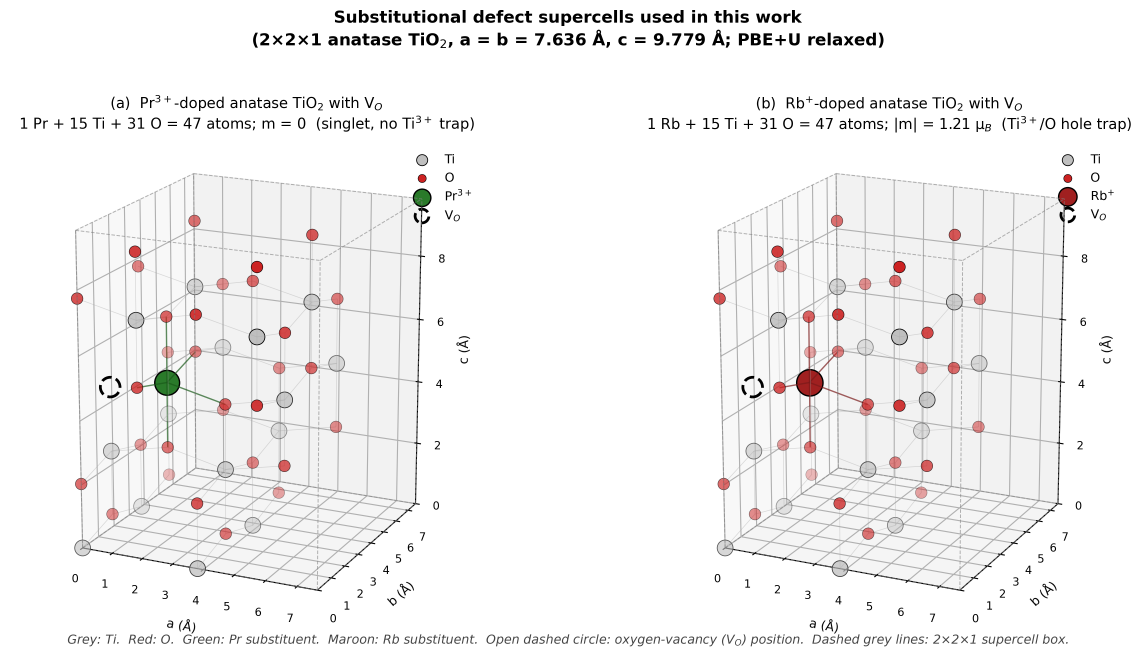
#> input picture DFT_paper_revision/figures/Fig1_structures_relabel_required.png, 3423 x 1971 px (shown at 1/3 size)
$ python patch_labels.py
#> lines starting #> are read from the running program, lines starting #| are printed output that depends on the picture
"""Interim raster patch of stale labels on figures that must be regenerated by the authors from raw data.
Covers the offending text with white and redraws caption-consistent labels. Documented in the figure captions."""
from PIL import Image, ImageDraw, ImageFont
import matplotlib, os
FONT=os.path.join(os.path.dirname(matplotlib.__file__),'mpl-data/fonts/ttf/DejaVuSans.ttf')
def font(sz): return ImageFont.truetype(FONT, sz)
def cover(d, box): d.rectangle(box, fill='white')
def ctext(d, cx, y, s, sz, fill='black'):
    f=font(sz); w=d.textlength(s, font=f); d.text((cx-w/2, y), s, font=f, fill=fill)

# ---- Figure 1: structures (3423 x 1971) ----
im=Image.open('Fig1_structures_relabel_required.png').convert('RGB'); W,H=im.size; d=ImageDraw.Draw(im)
#> after `W, H = im.size`: W = 3423; H = 1971
sx, sy = W/2000, H/1152
#> sx = 1.71; sy = 1.71
cover(d, (0, 150*sy, W, 240*sy))
ctext(d, 430*sx, 160*sy, "(a) Pr-substituted anatase TiO₂ with V_O", int(30*sx))
ctext(d, 430*sx, 200*sy, "PrTi₁₅O₃₁, 47 atoms; m = 0 (non-magnetic solution)", int(28*sx))
ctext(d, 1555*sx, 160*sy, "(b) Rb-substituted anatase TiO₂ with V_O", int(30*sx))
ctext(d, 1555*sx, 200*sy, "RbTi₁₅O₃₁, 47 atoms; m = −0.97 μB, m_abs = 1.21 μB", int(28*sx))
im.save('Fig1_structures_patched.png'); print('Fig1', W, H)
#> after `im.save('Fig1_structures_patched.png')`:
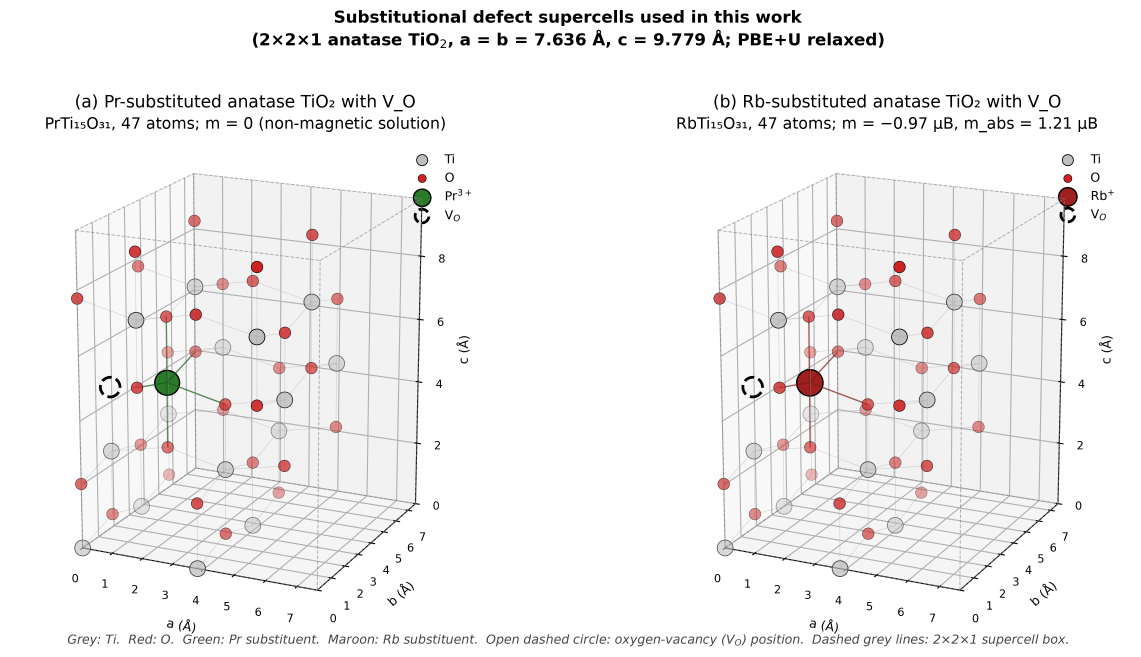
#> saved as Fig1_structures_patched.png: PIL image 3423x1971 RGB (shown at 1/3 size); mean R, G, B 242.8, 241.9, 241.8
#| Fig1 3423 1971

# ---- Figure 4: spin-resolved PDOS ----
im=Image.open('Fig4_PDOS_relabel_required.png').convert('RGB'); W,H=im.size; d=ImageDraw.Draw(im)
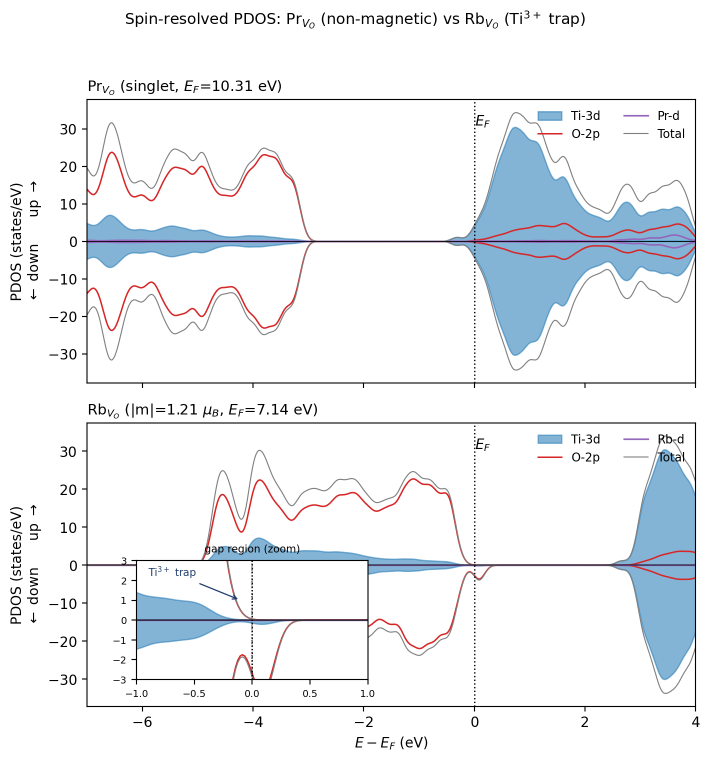
#> input picture DFT_paper_revision/figures/Fig4_PDOS_relabel_required.png, 1420 x 1522 px (shown at 1/2 size)
#> after `W, H = im.size`: W = 1420; H = 1522
sx, sy = W/1400, H/1548
#> sx = 1.01; sy = 0.983
cover(d, (0, 10*sy, W, 70*sy))
ctext(d, 700*sx, 22*sy, "Spin-resolved PDOS: Pr_VO (non-magnetic) vs Rb_VO (one unpaired spin)", int(28*sx))
cover(d, (150*sx, 150*sy, 700*sx, 195*sy))
d.text((175*sx, 158*sy), "Pr_VO (non-magnetic, E_F = 10.31 eV)", font=font(int(27*sx)), fill='black')
cover(d, (150, 782, 780, 852))
d.text((175, 798), "Rb_VO (m_abs = 1.21 μB, E_F = 7.14 eV)", font=font(int(27*sx)), fill='black')
cover(d, (278, 1118, 415, 1172))
d.text((288, 1130), "gap state", font=font(int(21*sx)), fill='#1f3a6e')
im.save('Fig4_PDOS_patched.png'); print('Fig4', W, H)
#> after `im.save('Fig4_PDOS_patched.png')`:
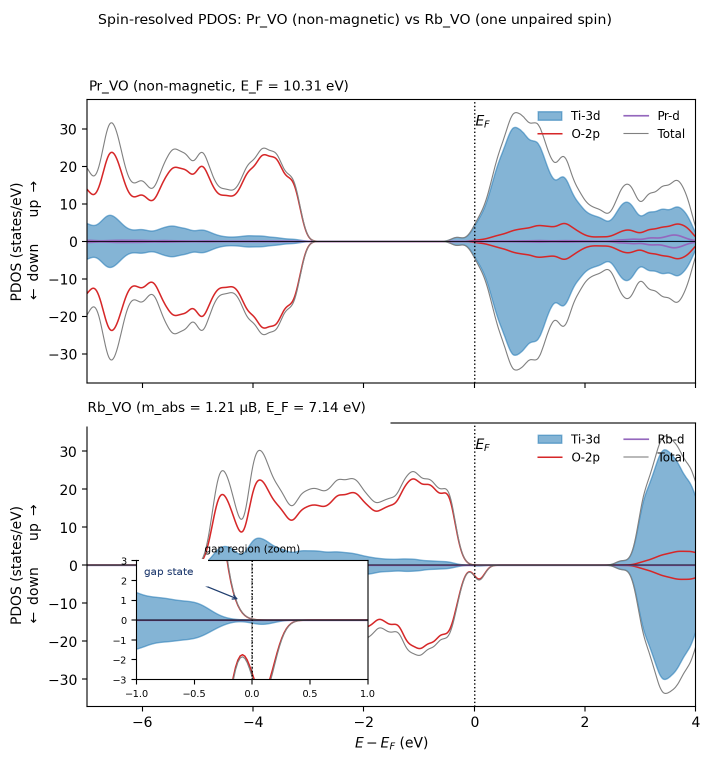
#> saved as Fig4_PDOS_patched.png: PIL image 1420x1522 RGB (shown at 1/2 size); mean R, G, B 238, 240.7, 243.6
#| Fig4 1420 1522

# ---- Figure S1: Pr_VO PDOS with dopant channels (2372 x 1448) ----
im=Image.open('FigS1_PrVO_PDOS_relabel_required.png').convert('RGB'); W,H=im.size; d=ImageDraw.Draw(im)
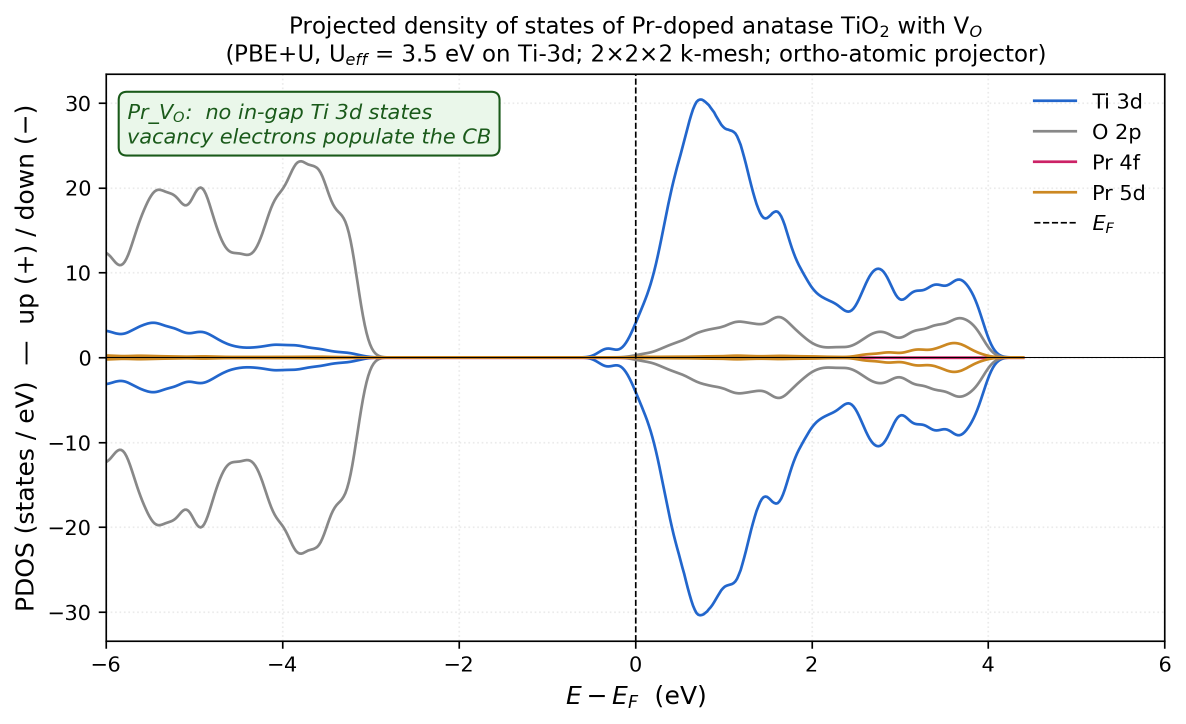
#> input picture DFT_paper_revision/figures/FigS1_PrVO_PDOS_relabel_required.png, 2372 x 1448 px (shown at 1/2 size)
#> after `W, H = im.size`: W = 2372; H = 1448
sx, sy = W/2000, H/1221
#> sx = 1.19; sy = 1.19
cover(d, (1725*sx, 252*sy, 1990*sx, 306*sy))      # 'Pr 4f' legend entry
cover(d, (198*sx, 148*sy, 845*sx, 265*sy))        # green interpretive box
im.save('FigS1_PrVO_PDOS_patched.png'); print('FigS1', W, H)
#> after `im.save('FigS1_PrVO_PDOS_patched.png')`:
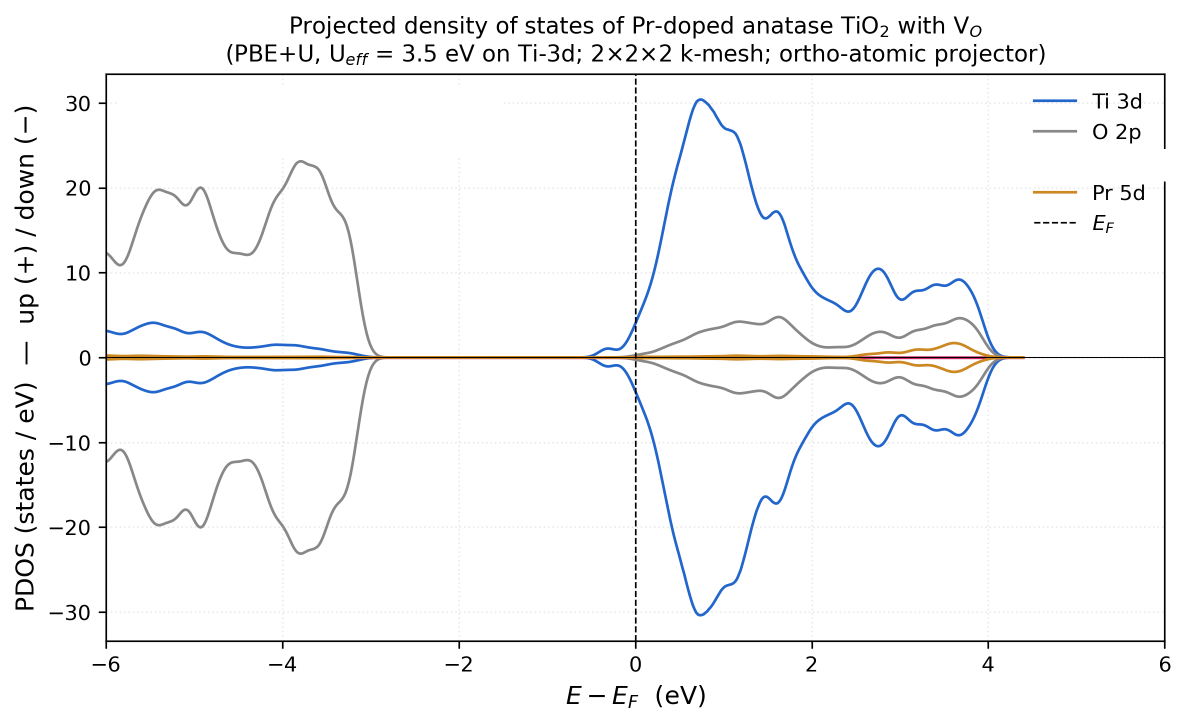
#> saved as FigS1_PrVO_PDOS_patched.png: PIL image 2372x1448 RGB (shown at 1/2 size); mean R, G, B 246.9, 247.1, 247.4
#| FigS1 2372 1448

# ---- Figure S2: total PDOS ----
im=Image.open('FigS2_total_PDOS.png').convert('RGB'); W,H=im.size; d=ImageDraw.Draw(im)
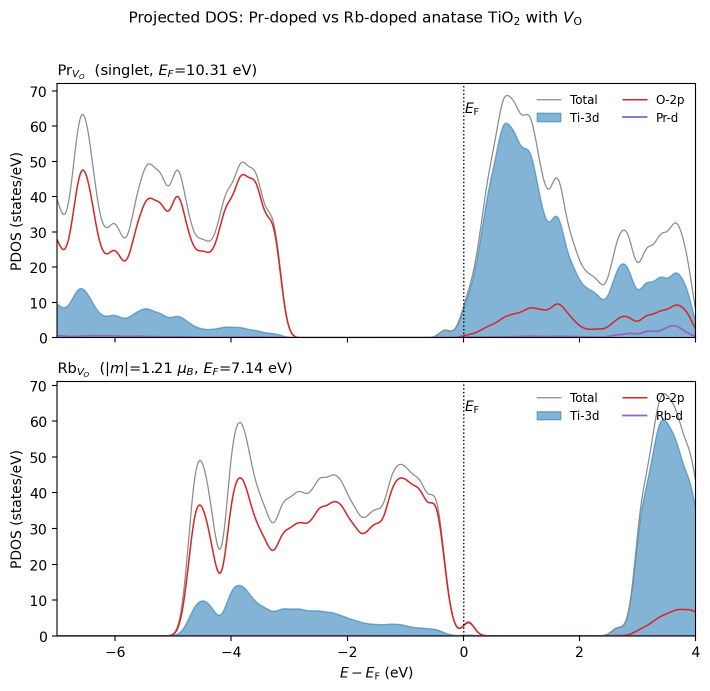
#> input picture DFT_paper_revision/figures/FigS2_total_PDOS.png, 1419 x 1381 px (shown at 1/2 size)
#> after `W, H = im.size`: W = 1419; H = 1381
sx, sy = W/1400, H/1390
#> sx = 1.01
cover(d, (100*sx, 118*sy, 620*sx, 162*sy))
d.text((115*sx, 126*sy), "Pr_VO (non-magnetic, E_F = 10.31 eV)", font=font(int(26*sx)), fill='black')
cover(d, (100*sx, 712*sy, 700*sx, 758*sy))
d.text((115*sx, 720*sy), "Rb_VO (m_abs = 1.21 μB, E_F = 7.14 eV)", font=font(int(26*sx)), fill='black')
im.save('FigS2_total_PDOS_patched.png'); print('FigS2', W, H)
#> after `im.save('FigS2_total_PDOS_patched.png')`:
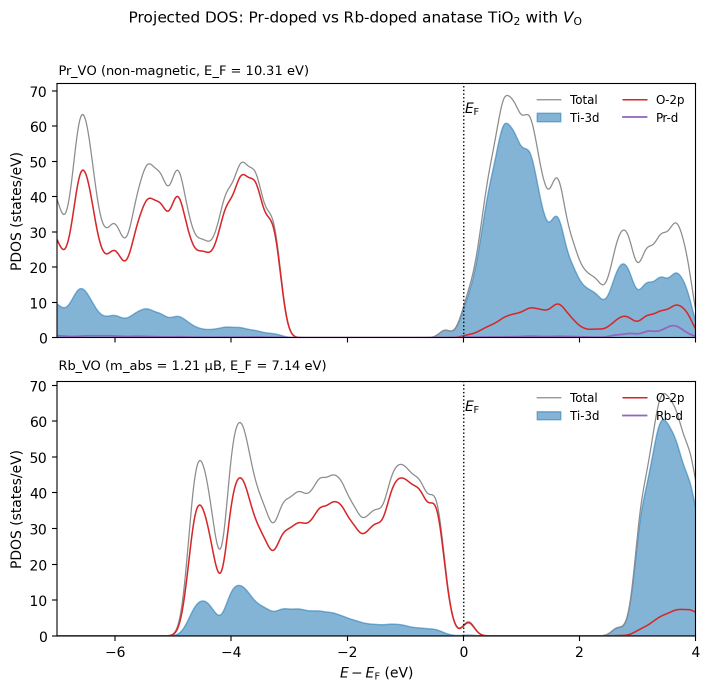
#> saved as FigS2_total_PDOS_patched.png: PIL image 1419x1381 RGB (shown at 1/2 size); mean R, G, B 238, 241.1, 244.2
#| FigS2 1419 1381
